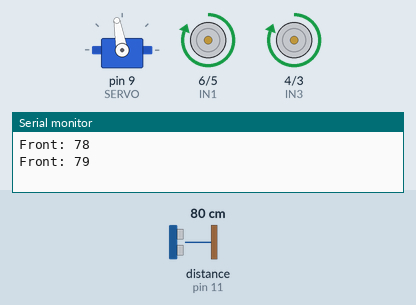
This sketch was run on a simulated Arduino Uno, built with avr-gcc and run on an emulated ATmega328P. Parts: servo, motor-driver pin pairs drawn as motors (green arrow = first pin HIGH = forward, orange = second pin HIGH = backward, longer = more drive, scaled by the enable pin), the last lines printed to the serial monitor. Wiring (inferred from the names in the program): ultrasonic range finder: trigger pin 10; echo pin 11. Inputs (shaded band) come from the test bench; at power-on: distance to the obstacle (sensor on pin 11) 80 cm. The echo pulse lasts 58.3 µs per cm.

Above: at 4.2 s.
4.3 s: distance to the obstacle (sensor on pin 11) set to 22 cm
6.5 s: distance to the obstacle (sensor on pin 11) set to 19 cm
At 8.0 s:
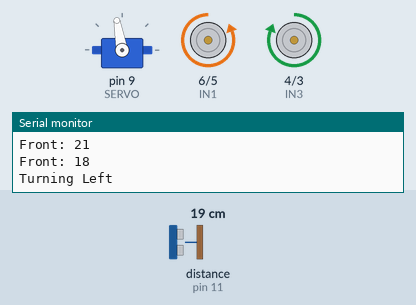
At 8.7 s:
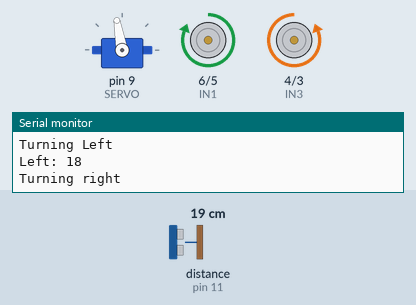
9.7 s: distance to the obstacle (sensor on pin 11) set to 35 cm
At 10.6 s:
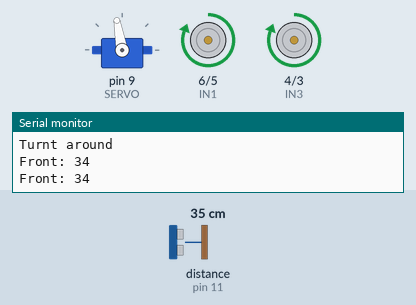
Timing chart, 0 to 12.7 s (numbered marks = the images above; inputs shaded):
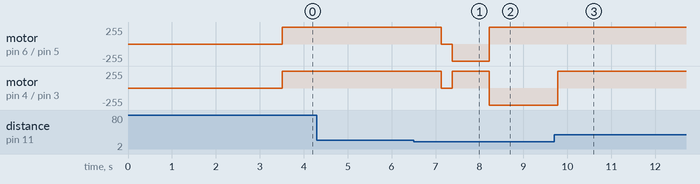

Measured:
- the behaviour switches between 21 and 20 cm on distance to the obstacle (sensor on pin 11) (found by bisection; images 0 and 1)
- after the input at 6.5 s, motor on pin 6 (IN1) / pin 5 (IN2): forward 255/255 → stopped after 0.62 s, → backward 255/255 0.25 s later, → forward 255/255 0.85 s later; motor on pin 4 (IN3) / pin 3 (IN4): forward 255/255 → stopped after 0.62 s, → forward 255/255 0.25 s later, → backward 255/255 0.85 s later
- after the input at 9.7 s, motor on pin 6 (IN1) / pin 5 (IN2): stops changing and stays forward 255/255; motor on pin 4 (IN3) / pin 3 (IN4): goes on until 9.8 s, then stays forward 255/255

The sketch:

Buggy_Project.ino
```cpp
#include <Servo.h>
Servo sensorServo;  // Servo used for sensor scanning

int ENA = 7;  // Motor A speed control pin (PWM)
int ENB = 2;  // Motor B speed control pin (PWM)

int IN1 = 6;  // Motor A input 1
int IN2 = 5;  // Motor A input 2
int IN3 = 4;  // Motor B input 1
int IN4 = 3;  // Motor B input 2

int SERVO = 9;     // Servo control pin

int TRIGGER = 10;  // Ultrasonic sensor trigger pin
int ECHO = 11;     // Ultrasonic sensor echo pin

void setup() {
  Serial.begin(9600);  // Initialize serial communication

  // Set motor pins as outputs
  pinMode(ENB, OUTPUT);
  pinMode(ENA, OUTPUT);
  pinMode(IN1, OUTPUT);
  pinMode(IN2, OUTPUT);
  pinMode(IN3, OUTPUT);
  pinMode(IN4, OUTPUT);

  // Set ultrasonic pins
  pinMode(TRIGGER, OUTPUT);
  pinMode(ECHO, INPUT);

  // Set motor speeds
  analogWrite(ENA, 130);  // Motor A speed (0-255)
  analogWrite(ENB, 255);  // Motor B speed (0-255)

  // Attach servo to control pin and move to initial position
  sensorServo.attach(SERVO);
  sensorServo.write(100);
  delay(3000);  // Allow servo to reach position
}

void loop() {
  // Obtain distance in front
  int frontDistance = measureDistance();
  Serial.print("Front: ");
  Serial.println(frontDistance);
  delay(500);

  if (frontDistance < 20)  // If obstacle detected close in front
  {
    stopBuggy();  // Stop the buggy
    delay(250);

    turnLeft();   // Turn left to check side
    delay(350);

    int leftDistance = measureDistance(); // Get left distance
    delay(500);
    Serial.print("Left: ");
    Serial.println(leftDistance);

    turnRight();  // Turn right to check right side
    delay(700);

    int rightDistance = measureDistance(); // Get right distance
    delay(500);
    Serial.print("Right: ");
    Serial.println(rightDistance);

    // Decide which way to go
    if (leftDistance < 20)
    {
      if (rightDistance < 20)
      {
        turnRight();
        delay(350);
        Serial.println("Turnt around");

        moveForward();  // Go forward after turning around
      }
      else
      {
        Serial.println("Went right");
        moveForward();  // Move forward to the right
      }
    }
    else
    {
      turnLeft();
      delay(700);
      Serial.println("Went left");

      moveForward();  // Move forward to the left
    }
  }
  else
  {
    moveForward();  // Move forward if no obstacle
  }

  delay(100);  // Short delay before next loop
}

// Move both motors forward
void moveForward()
{
  digitalWrite(IN1, HIGH);
  digitalWrite(IN2, LOW);
  digitalWrite(IN3, HIGH);
  digitalWrite(IN4, LOW);
}

// Turn the buggy left
void turnLeft()
{
  Serial.println("Turning Left");
  digitalWrite(IN1, LOW);
  digitalWrite(IN2, HIGH);
  digitalWrite(IN3, HIGH);
  digitalWrite(IN4, LOW);
}

// Turn the buggy right
void turnRight()
{
  Serial.println("Turning right");
  digitalWrite(IN1, HIGH);
  digitalWrite(IN2, LOW);
  digitalWrite(IN3, LOW);
  digitalWrite(IN4, HIGH);
}

// Stop both motors
void stopBuggy()
{
  digitalWrite(IN1, LOW);
  digitalWrite(IN2, LOW);
  digitalWrite(IN3, LOW);
  digitalWrite(IN4, LOW);
}

// Measure distance using ultrasonic sensor
long measureDistance()
{
  digitalWrite(TRIGGER, LOW);
  delayMicroseconds(2);
  digitalWrite(TRIGGER, HIGH);
  delayMicroseconds(10);
  digitalWrite(TRIGGER, LOW);

  long duration = pulseIn(ECHO, HIGH);  // Measure pulse duration
  long distance = (duration / 2) * 0.034; // Convert duration to cm

  return distance;  // Return distance in cm
}
```
